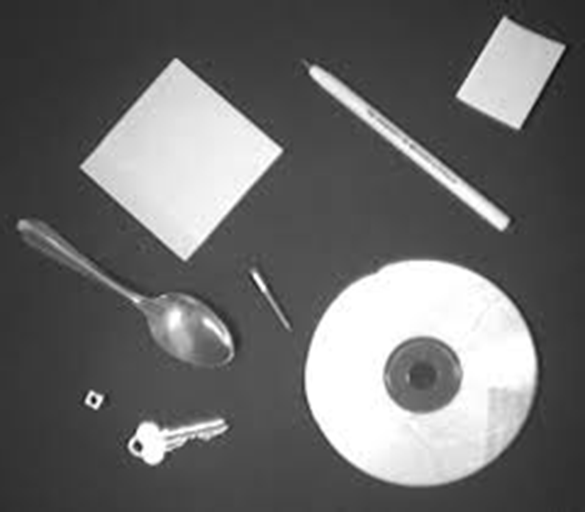
#> input picture L08/objects.png, 585 x 512 px
$ jupyter execute --allow-errors ww_HW10.ipynb   (shell and % lines are left out)   (Python 2 division)   (older library calls are emulated)
#> lines starting #> are read from the running program, lines starting #| are printed output that depends on the picture; after the words box and inside, x2 and y2 are one past the last pixel; in counts of white or black regions, pixels touching at a corner belong together
# Plotting:   HW10

CUNY MSDA - DATA 602: Advanced Programming Techniques <br>
_Author - Walt Wells_

## Setup

[cell 1]
import matplotlib.pyplot as plt
import pandas as pd
import numpy as np
from scipy.optimize import curve_fit
from matplotlib.offsetbox import AnchoredText
import scipy.ndimage as ndimage
import scipy.misc as misc
import re
from StringIO import StringIO

## setup raw file locations for each problem
raw1 = '../L03/cars.data.csv'
raw2 = '../L05/brainandbody.csv'
raw3 = '../L08/objects.png'
raw4 = '../L09/epa-http.txt'

In this homework we will explore the matplotlib library and its features by
plotting the results of previous assignments.

## 1) Cars Data

Express the cars.data.csv data as a series of bar graphs.  The x-axis represents a feature and the y-axis is the frequency in the sample.  Do this with the 'buying', 'maint', 'safety', and 'doors' fields with one plot for each for a total of four.  Make each graph a subplot of a single output.

[cell 2]
cars = pd.read_csv(raw1, names = ['buying', 'maint', 'doors', 'persons', 'lug_boot', 'safety', 'class'])
#> (reads L03/cars.data.csv from the repository)
print cars.head(5)
cars.shape

[cell 3]
for col in ['buying', 'maint', 'safety', 'doors']:
    cars[col] = cars[col].astype('category')

plt.figure(1)
plt.suptitle('Frequency of Categorical Variable types \n in Cars.data.csv', fontweight='bold')
plt.subplot(221)
cars.groupby('buying').size().plot(kind='bar', color='r')
plt.subplot(222)
cars.groupby('maint').size().plot(kind='bar', color='g')
plt.subplot(223)
cars.groupby('safety').size().plot(kind='bar', color='y')
plt.subplot(224)
cars.groupby('doors').size().plot(kind='bar')
plt.subplots_adjust(top=.85, bottom=0.1, left=0.05, right=0.95, hspace=0.8,
                    wspace=0.35)
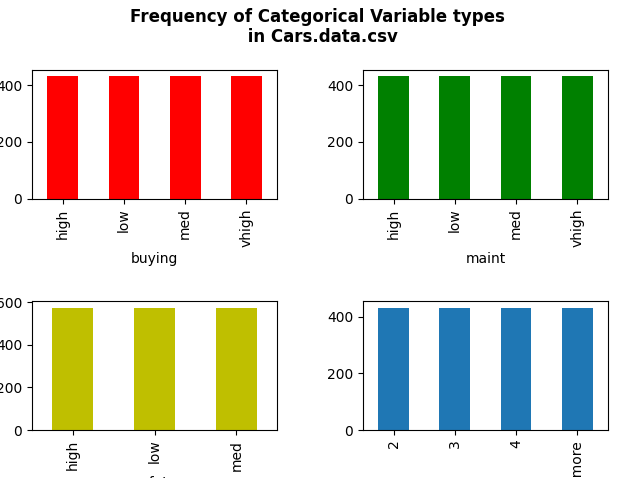
#> figure drawn by matplotlib, 4 panels

[cell 4]
# why do these look the same for each var?  oh.  because they are.
for col in ['buying', 'maint', 'safety', 'doors']:
    x = cars.groupby(col).size()
    print x.to_frame('counts')

## 2)  Linear Regression

Plot your results from the linear regression in homework 5 and 7 (for any of the provided data sets).  The plot should include.  1) a scatter of the points in the .csv file 2) a line showing the regression line (either from the calculation in homework 5 or line-fitting from homework 7).  3) something on the plot that specifies the equation for the regression line.

[cell 5]
animals = pd.read_csv(raw2, names = ['animal', 'body', 'brain'], skiprows=1)
#> (reads L05/brainandbody.csv from the repository)
print animals.head(5)

[cell 6]
## Linear Regression
def lin_func(x, a, b):
    return a * x + b

popt, pcov = curve_fit(lin_func, animals.body, animals.brain)
equ = 'Body Weight = %s * Brain Weight + %s' % (popt[0].round(3), popt[1].round(3))

## Plot
fig, ax = plt.subplots()
ax.plot(animals.body, popt[0] * animals.body + popt[1], color='red')
ax.scatter(animals.body, animals.brain)
plt.ylabel('Brain')
plt.xlabel('Body')
fig.suptitle('Linear Regression', fontweight="bold")
anchored_text = AnchoredText(equ, loc=4)
ax.add_artist(anchored_text)
plt.show()
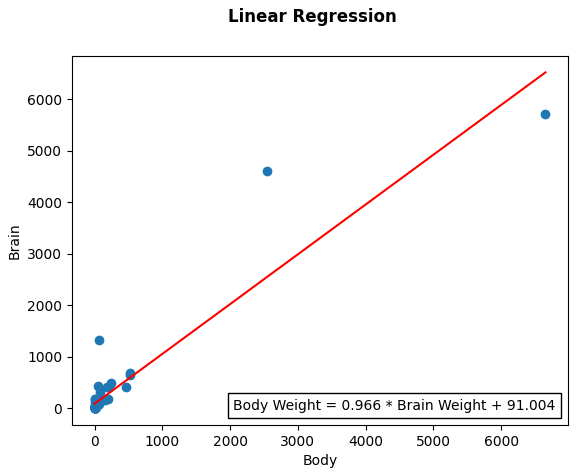
#> figure drawn by matplotlib, 1 panel

## 3)  Objects.png center points

Create an overlay of the center points found in objects.png from homework 8.  The image should be in the background and the object centers can be small circles or points at or around the center points.

[cell 7]
obj = misc.imread(raw3)
#> obj is the input picture: shape (512, 585, 3); min 6, max 255, mean 106.8
filt = ndimage.gaussian_filter(obj, 8)
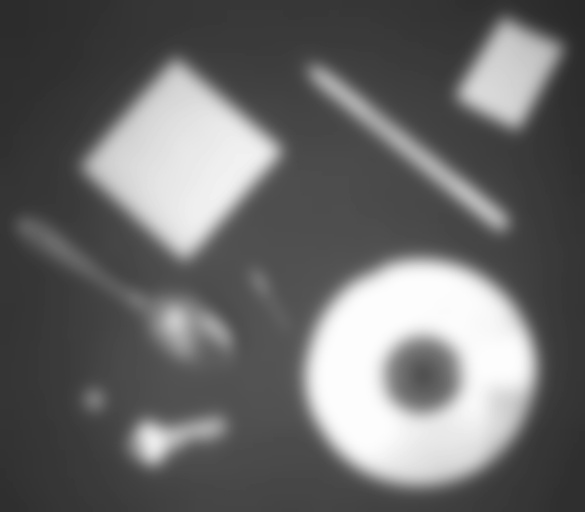
#> filt: shape (512, 585, 3); min 40, max 253, mean 105.6
T = filt > filt.mean()
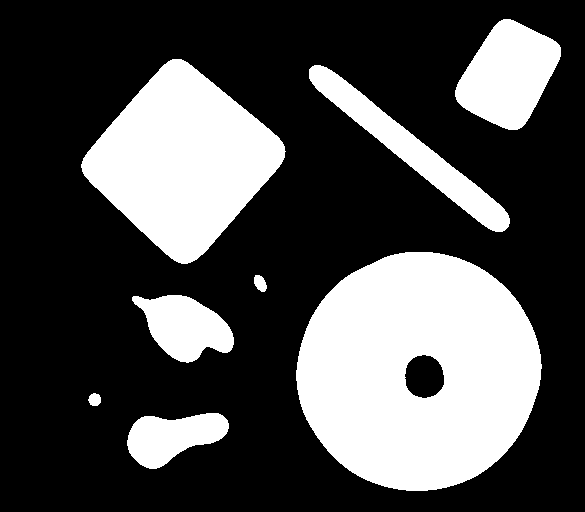
#> T: shape (512, 585, 3) bool; 30.2% white; 8 white regions, largest, box (x1, y1, x2, y2) and area: (296, 252, 542, 491) 44205, (81, 59, 286, 264) 24213, (455, 19, 561, 130) 7550
labels, count = ndimage.label(T)
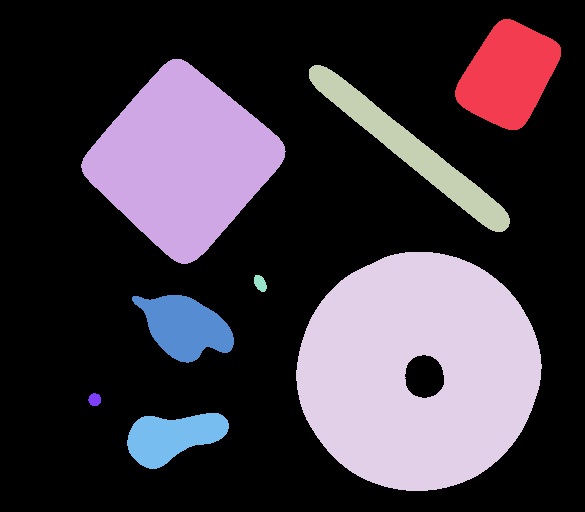
#> labels: shape (512, 585, 3) int32; 9 distinct labels, from 0 to 8; one colour per label, 0 black
#> count = 8
centers = ndimage.center_of_mass(T, labels, range(1, count +1, 1))
#> centers = [(74.39, 508, 1), (160.4, 182.4, 1), (149.1, 410.1, 1), (370.8, 418, 1), (282.9, 259.8, 1), (326.3, 184.7, 1), (399.2, 94.31, 1), (436.5, 172.1, 1)]
centers = np.array(centers)
#> centers = [[74.39, 508, 1], [160.4, 182.4, 1], [149.1, 410.1, 1], [370.8, 418, 1], [282.9, 259.8, 1], [326.3, 184.7, 1], [399.2, 94.31, 1], [436.5, 172.1, 1]]

x = centers[:,1]
#> x = [508, 182.4, 410.1, 418, 259.8, 184.7, 94.31, 172.1]
y = centers[:,0]
#> y = [74.39, 160.4, 149.1, 370.8, 282.9, 326.3, 399.2, 436.5]

fig, ax = plt.subplots()
ax.imshow(obj)
ax.scatter(x, y ,s=20, color='red')
plt.axis('off')
plt.show()
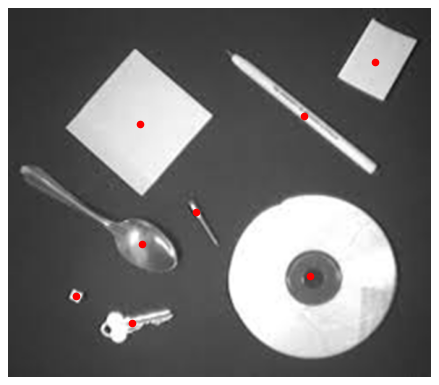
#> figure drawn by matplotlib, 1 panel
